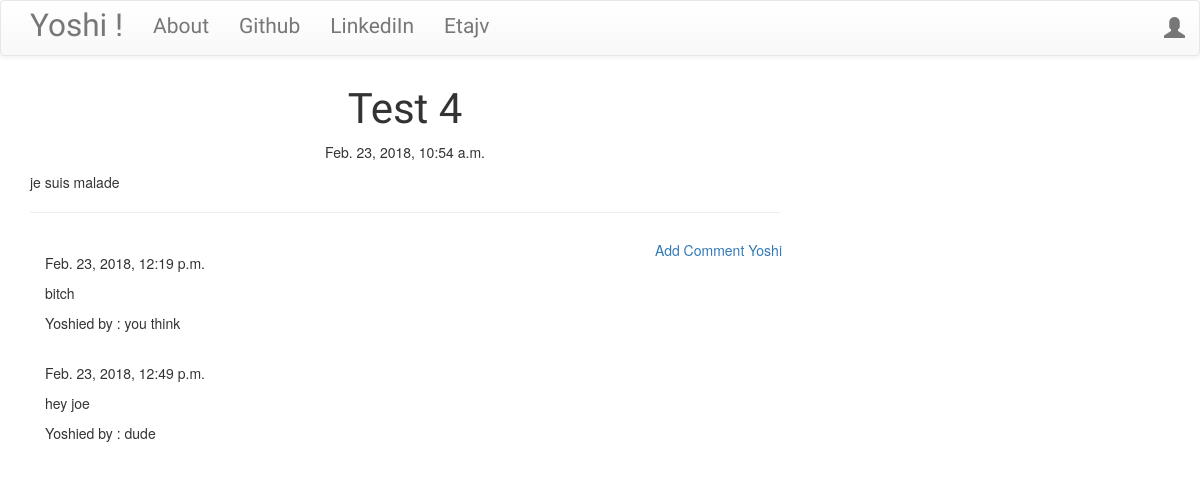
The app's page /post/4 with its own data.
### blog/models.py (models this page shows, shortened)
class Post(models.Model):
    author = models.ForeignKey('auth.User')
    title = models.CharField(max_length=200)
    text = models.TextField()
    create_date = models.DateTimeField(default=timezone.now) #on appelle juste la def fonction
    published_date = models.DateTimeField(blank=True,null=True)

class Comment(models.Model):
    post = models.ForeignKey('blog.Post',related_name='comments')
    author = models.CharField(max_length=200)
    text = models.TextField()
    create_date = models.DateTimeField(default=timezone.now)
    approved_comment = models.BooleanField(default=False)

### blog/views.py (the view)
# urls.py: url(r'^post/(?P<pk>\d+)$',views.PostDetailView.as_view(),name='post_detail'),
class PostDetailView(DetailView):
    model = Post

### blog/templates/blog/post_detail.html (shortened to what this page needs)
{% extends 'blog/base.html' %}
{% block content %}
  <h1 class="posttitle loader">{{post.title}}</h1>
  {% if post.published_date %}
    <div class="date postdate">
      {{post.published_date}}
    </div>
  {% else %}
    <a class="btn btn-default" href="{% url 'post_publish' pk=post.pk %}">Publish</a>
  {% endif %}
  <p class='postcontent'>{{post.text|safe|linebreaksbr}}</p>
  <hr>
  <a class="btn btn primary btn-comment" href="{% url 'add_comment_to_post' pk=post.pk%}">Add Comment Yoshi</a>
  <div class="container">
    {%for comment in post.comments.all %}
    <br>
      {% if user.is_authenticated or comment.approved_comment %}
        {{comment.create_date}}
        <p>{{comment.text|safe|linebreaks}}</p>
        <p>Yoshied by : {{comment.author}}</p>
      {% endif %}
      {% empty %}
      <p>No comments Yoshi !</p>
    {% endfor %}
  </div>
{% endblock %}

### blog/static/css/blog.css (style rules this page uses)
.postdate { text-align: center; }
.posttitle { font-family: 'Patua One',sans-serif; font-size: 3em; text-align: center; }
.postcontent { font-family: 'Source Serif Pro',serif; font-size: 1.5em; }
.btn-comment { position:absolute; right: 0px; }
.loader { filter:hue-rotate(0deg); color:linear-gradient(45deg,#0f8,#08f); animation:hue 10000ms infinite linear; }

### records on screen
Post: title "Test 4", published_date "Feb. 23, 2018, 10:54 a.m.", text "je suis malade"
Comment: create_date "Feb. 23, 2018, 12:19 p.m.", text "bitch", author "you think"
Comment: create_date "Feb. 23, 2018, 12:49 p.m.", text "hey joe", author "dude"
